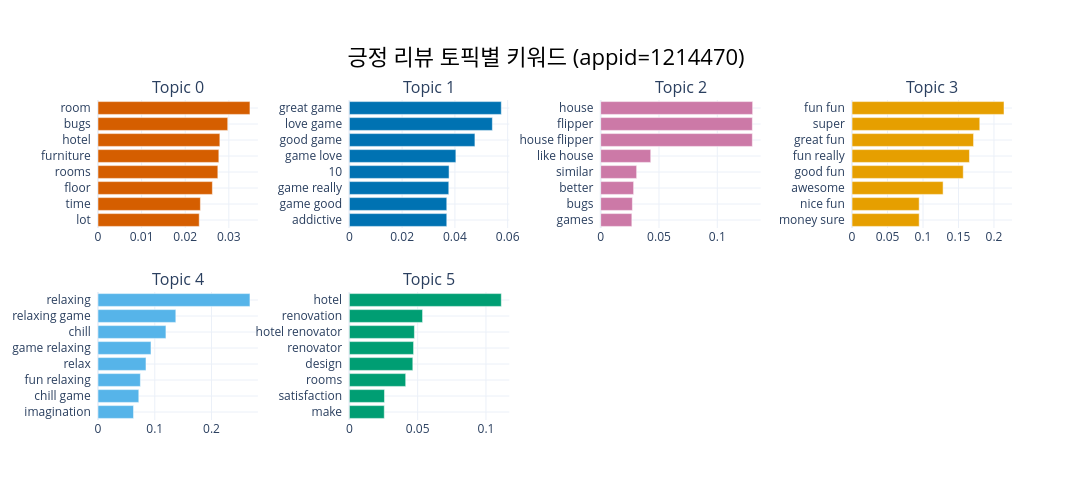

Notebook code cell kept with this figure:
### Code cell
print("=== 긍정 리뷰 토픽별 키워드 ===")
topic_model_pos.visualize_barchart(
    top_n_topics=len(pos_topic_ids),
    n_words=8,
    title=f'긍정 리뷰 토픽별 키워드 (appid={TARGET_APPID})',
    width=300,
)

### Figure 1 — Plotly figure (JSON) as saved in the notebook; plotly's stock layout.template omitted (floating-point values rounded to 4 significant figures)
{"data": [{"marker": {"color": "#D55E00"}, "orientation": "h", "type": "bar", "x": [0.02321, 0.02348, 0.02623, 0.02747, 0.02771, 0.02794, 0.02975, 0.03484], "xaxis": "x", "y": ["lot  ", "time  ", "floor  ", "rooms  ", "furniture  ", "hotel  ", "bugs  ", "room  "], "yaxis": "y"}, {"marker": {"color": "#0072B2"}, "orientation": "h", "type": "bar", "x": [0.03692, 0.03692, 0.03768, 0.03779, 0.04036, 0.04759, 0.0542, 0.05759], "xaxis": "x2", "y": ["addictive  ", "game good  ", "game really  ", "10  ", "game love  ", "good game  ", "love game  ", "great game  "], "yaxis": "y2"}, {"marker": {"color": "#CC79A7"}, "orientation": "h", "type": "bar", "x": [0.02671, 0.02717, 0.02824, 0.03084, 0.0429, 0.1301, 0.1301, 0.1303], "xaxis": "x3", "y": ["games  ", "bugs  ", "better  ", "similar  ", "like house  ", "house flipper  ", "flipper  ", "house  "], "yaxis": "y3"}, {"marker": {"color": "#E69F00"}, "orientation": "h", "type": "bar", "x": [0.0946, 0.0946, 0.1283, 0.1567, 0.1654, 0.1712, 0.18, 0.2141], "xaxis": "x4", "y": ["money sure  ", "nice fun  ", "awesome  ", "good fun  ", "fun really  ", "great fun  ", "super  ", "fun fun  "], "yaxis": "y4"}, {"marker": {"color": "#56B4E9"}, "orientation": "h", "type": "bar", "x": [0.06258, 0.07187, 0.07469, 0.08454, 0.09336, 0.1197, 0.1371, 0.2677], "xaxis": "x5", "y": ["imagination  ", "chill game  ", "fun relaxing  ", "relax  ", "game relaxing  ", "chill  ", "relaxing game  ", "relaxing  "], "yaxis": "y5"}, {"marker": {"color": "#009E73"}, "orientation": "h", "type": "bar", "x": [0.02556, 0.02571, 0.04124, 0.04644, 0.047, 0.04761, 0.05358, 0.1112], "xaxis": "x6", "y": ["make  ", "satisfaction  ", "rooms  ", "design  ", "renovator  ", "hotel renovator  ", "renovation  ", "hotel  "], "yaxis": "y6"}], "layout": {"annotations": [{"font": {"size": 16}, "showarrow": false, "text": "Topic 0", "x": 0.0875, "xanchor": "center", "xref": "paper", "y": 1, "yanchor": "bottom", "yref": "paper"}, {"font": {"size": 16}, "showarrow": false, "text": "Topic 1", "x": 0.3625, "xanchor": "center", "xref": "paper", "y": 1, "yanchor": "bottom", "yref": "paper"}, {"font": {"size": 16}, "showarrow": false, "text": "Topic 2", "x": 0.6375, "xanchor": "center", "xref": "paper", "y": 1, "yanchor": "bottom", "yref": "paper"}, {"font": {"size": 16}, "showarrow": false, "text": "Topic 3", "x": 0.9125, "xanchor": "center", "xref": "paper", "y": 1, "yanchor": "bottom", "yref": "paper"}, {"font": {"size": 16}, "showarrow": false, "text": "Topic 4", "x": 0.0875, "xanchor": "center", "xref": "paper", "y": 0.4, "yanchor": "bottom", "yref": "paper"}, {"font": {"size": 16}, "showarrow": false, "text": "Topic 5", "x": 0.3625, "xanchor": "center", "xref": "paper", "y": 0.4, "yanchor": "bottom", "yref": "paper"}], "height": 500, "hoverlabel": {"bgcolor": "white", "font": {"family": "Rockwell", "size": 16}}, "showlegend": false, "title": {"font": {"color": "Black", "size": 22}, "text": "긍정 리뷰 토픽별 키워드 (appid=1214470)", "x": 0.5, "xanchor": "center", "yanchor": "top"}, "width": 1200, "xaxis": {"anchor": "y", "domain": [0, 0.175], "showgrid": true}, "xaxis2": {"anchor": "y2", "domain": [0.275, 0.45], "showgrid": true}, "xaxis3": {"anchor": "y3", "domain": [0.55, 0.725], "showgrid": true}, "xaxis4": {"anchor": "y4", "domain": [0.825, 1], "showgrid": true}, "xaxis5": {"anchor": "y5", "domain": [0, 0.175], "showgrid": true}, "xaxis6": {"anchor": "y6", "domain": [0.275, 0.45], "showgrid": true}, "xaxis7": {"anchor": "y7", "domain": [0.55, 0.725], "showgrid": true}, "xaxis8": {"anchor": "y8", "domain": [0.825, 1], "showgrid": true}, "yaxis": {"anchor": "x", "domain": [0.6, 1], "showgrid": true}, "yaxis2": {"anchor": "x2", "domain": [0.6, 1], "showgrid": true}, "yaxis3": {"anchor": "x3", "domain": [0.6, 1], "showgrid": true}, "yaxis4": {"anchor": "x4", "domain": [0.6, 1], "showgrid": true}, "yaxis5": {"anchor": "x5", "domain": [0, 0.4], "showgrid": true}, "yaxis6": {"anchor": "x6", "domain": [0, 0.4], "showgrid": true}, "yaxis7": {"anchor": "x7", "domain": [0, 0.4], "showgrid": true}, "yaxis8": {"anchor": "x8", "domain": [0, 0.4], "showgrid": true}}}
